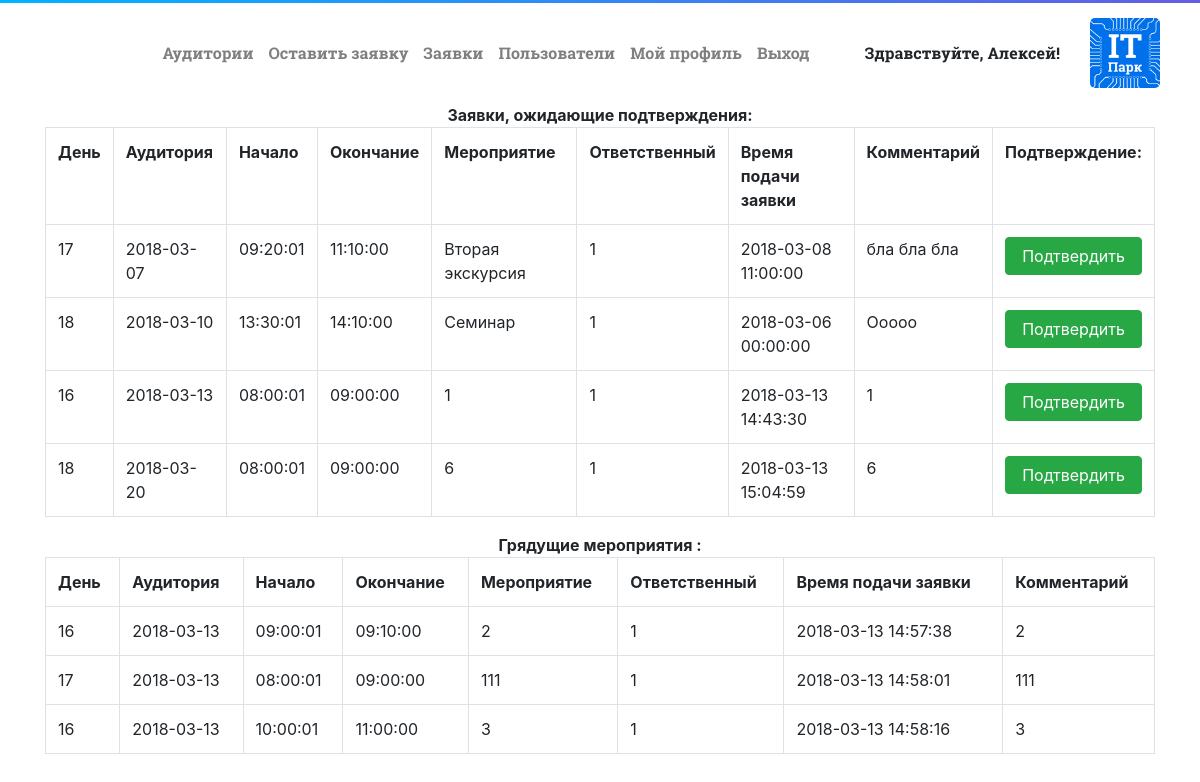
Screenshot of /requests (signed in) with the database file from the repository.
### tables this page shows
CREATE TABLE IF NOT EXISTS `classes` (
  `id` int(10) NOT NULL,
  `class` enum('16','17','18','19') DEFAULT NULL,
  `day` varchar(10) NOT NULL,
  `time_start` time NOT NULL,
  `time_stop` time NOT NULL,
  `name` varchar(100) NOT NULL,
  `user` int(10) NOT NULL,
  `confirm` varchar(1) DEFAULT '0',
  `reg` varchar(20) NOT NULL,
  `comment` text
);

### src/views/view.php (called while the page is built)
<?php
class View
{
	function generate($content_view, $template_view, $data = null, $data2 = null)
	{
		include './src/views/'.$template_view;
	}
}

### src/controllers/controller_requests.php (called while the page is built, shortened)
<?php
class ControllerRequests extends Controller
{
  function __construct()
  	{
  		$this->model = new ModelClasses();
  		$this->view = new View();
  	}
  	function action_index()
  	{
      $data = $this->model->getAllData();
  		$this->view->generate('view_requests.php', 'view_template.php', $data);
  	}
}

### src/launcher.php (called while the page is built, shortened)
<?php
Router::route();

### index.php (called while the page is built, shortened)
<?php
require_once './src/launcher.php';

### src/models/model_classes.php (called while the page is built, shortened)
<?php
class ModelClasses extends Model
{
  public function getAllData()
  {
    include './src/db/db_connect.php';
    return $pdo->query('SELECT * FROM classes')->fetchAll();
  }
}

### src/views/view_requests.php (the view)
<div class="container">
  <div class="row">
    <div class="col align-self-center">
      <ul class="nav justify-content-end">
        <?php require_once './src/menu/common.php'; ?>
      </ul>
    </div>
    <div class="col-1 text-center">
      <img src="img/park-logo.png" class="park-logo" alt="it-park">
    </div>
  </div>
</div>
<div class="container">
		<div class="row justify-content-center">
			<b>Заявки, ожидающие подтверждения:</b>
		</div>
		<div class="row justify-content-center">
    		<div class="col-12">
          <table class="table table-bordered">
            <tr>
      				<th>День</th>
      				<th>Аудитория</th>
      				<th>Начало</th>
      				<th>Окончание</th>
							<th>Мероприятие</th>
              <th>Ответственный</th>
              <th>Время подачи заявки</th>
              <th>Комментарий</th>
              <th>Подтверждение:</th>
    				</tr>
						<?php
						foreach($data as $row)
						{
							if ($row['confirm'] == 0)
							{
								echo '<tr><td>'.$row['class'].'</td>'.
									 	'<td>'.$row['day'].'</td>'.
									 	'<td>'.$row['time_start'].'</td>'.
									 	'<td>'.$row['time_stop'].'</td>'.
									 	'<td>'.$row['name'].'</td>'.
									 	'<td>'.$row['user'].'</td>'.
                    '<td>'.$row['reg'].'</td>'.
									 	'<td>'.$row['comment'].'</td>'.
									 	'<td>'.'<form method="post">'.
									 					'<input type="hidden" name="regField" value="'.$row['reg'].'">'.
                            '<input type="hidden" name="userField" value="'.$row['user'].'">'.
									 					'<input type="submit" class="btn btn-success btn-block" value="Подтвердить">'.
														'</form>'.
									 				'</td></tr>';
							}
						}
						?>
					</table>
    		</div>
    </div>
</div>
<div class="container">
		<div class="row justify-content-center">
			<b>Грядущие мероприятия :</b>
		</div>
		<div class="row justify-content-center">
    		<div class="col-12">
          <table class="table table-bordered">
            <tr>
      				<th>День</th>
      				<th>Аудитория</th>
      				<th>Начало</th>
      				<th>Окончание</th>
							<th>Мероприятие</th>
              <th>Ответственный</th>
              <th>Время подачи заявки</th>
              <th>Комментарий</th>
    				</tr>
						<?php
						foreach($data as $row)
						{
							if ($row['confirm'] == 1 && (date('W', strtotime($row[day])) >= date('W')))
							{
								echo '<tr><td>'.$row['class'].'</td>'.
									 	'<td>'.$row['day'].'</td>'.
									 	'<td>'.$row['time_start'].'</td>'.
									 	'<td>'.$row['time_stop'].'</td>'.
									 	'<td>'.$row['name'].'</td>'.
									 	'<td>'.$row['user'].'</td>'.
                    '<td>'.$row['reg'].'</td>'.
									 	'<td>'.$row['comment'].'</td></tr>';
							}
						}
						?>
					</table>
    		</div>
    </div>
</div>

### rows the page displays
classes: class "17", day "2018-03-07", time_start "09:20:01", time_stop "11:10:00", name "Вторая экскурсия", user "1", reg "2018-03-08 11:00:00", comment "бла бла бла"
classes: class "18", day "2018-03-10", time_start "13:30:01", time_stop "14:10:00", name "Семинар", user "1", reg "2018-03-06 00:00:00", comment "Ооооо"
classes: class "16", day "2018-03-13", time_start "08:00:01", time_stop "09:00:00", name "1", user "1", reg "2018-03-13 14:43:30", comment "1"
classes: class "18", day "2018-03-20", time_start "08:00:01", time_stop "09:00:00", name "6", user "1", reg "2018-03-13 15:04:59", comment "6"
classes: class "16", day "2018-03-13", time_start "09:00:01", time_stop "09:10:00", name "2", user "1", reg "2018-03-13 14:57:38", comment "2"
classes: class "17", day "2018-03-13", time_start "08:00:01", time_stop "09:00:00", name "111", user "1", reg "2018-03-13 14:58:01", comment "111"
classes: class "16", day "2018-03-13", time_start "10:00:01", time_stop "11:00:00", name "3", user "1", reg "2018-03-13 14:58:16", comment "3"

### other values shown
$_SESSION['user_name'] "Алексей"
